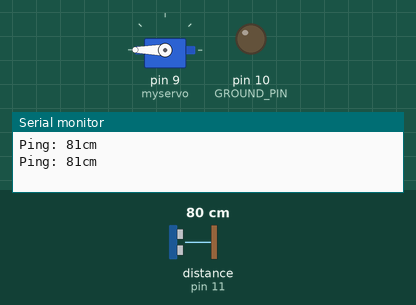
This sketch was run on a simulated Arduino Uno, built with avr-gcc and run on an emulated ATmega328P. Parts: servo, output pins drawn as LEDs (lit = HIGH), the last lines printed to the serial monitor. The inputs (shaded band) are chosen by the test bench; at power-on: distance to the obstacle (sensor on pin 11) 80 cm. The echo pulse lasts 58.3 µs per cm; pins used as bus, display or sensor lines are not drawn.

Above: at 3.8 s.
3.9 s: distance to the obstacle (sensor on pin 11) set to 45 cm
7.8 s: distance to the obstacle (sensor on pin 11) set to 37 cm
At 9.8 s:
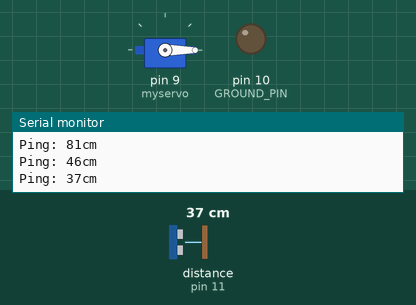
11.7 s: distance to the obstacle (sensor on pin 11) set to 26 cm
15.6 s: distance to the obstacle (sensor on pin 11) set to 21 cm
At 19.2 s:
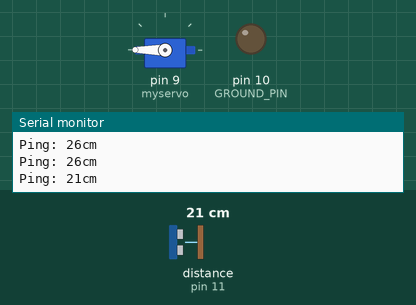
19.5 s: distance to the obstacle (sensor on pin 11) set to 17 cm
23.4 s: distance to the obstacle (sensor on pin 11) set to 12 cm
At 25.2 s:
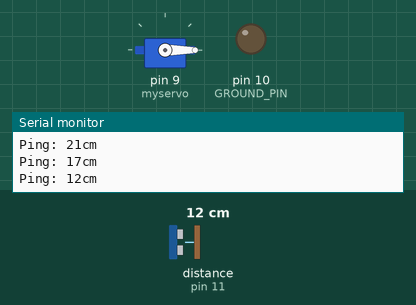
Timing chart, 0 to 26.7 s (numbered marks = the images above; inputs shaded):
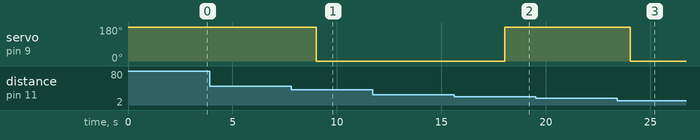

The sketch:

Sonar-Controlled_Servo_edited.ino
```cpp
#include <NewPing.h>      // include the NewPing library for this program
#define VCC_PIN 13
#define TRIGGER_PIN 12    // sonar trigger pin will be attached to Arduino pin 12
#define ECHO_PIN 11       // sonar echo pint will be attached to Arduino pin 11
#define GROUND_PIN 10
#define MAX_DISTANCE 200  // maximum distance set to 200 cm
#include <Servo.h>          // include the servo library for this program
Servo myservo;              // create servo object to control a servo
NewPing sonar(TRIGGER_PIN, ECHO_PIN, MAX_DISTANCE); // initialize NewPing

void setup()                 // do these things once
{
  Serial.begin(9600);        // set data transmission rate to communicate with computer
  pinMode(8, INPUT_PULLUP);  // pin 8 forced to HIGH when there is no external input
  myservo.attach(9);         // attaches the servo on pin 9 to the servo object
  myservo.write(60);         // tells servo to go to 60 degree position

  pinMode(ECHO_PIN, INPUT) ;
  pinMode(TRIGGER_PIN, OUTPUT) ;
  pinMode(GROUND_PIN, OUTPUT);    // tell pin 10 it is going to be an output
  pinMode(VCC_PIN, OUTPUT);       // tell pin 13 it is going to be an output
  digitalWrite(GROUND_PIN, LOW);  // tell pin 10 to output LOW (OV, or ground)
  digitalWrite(VCC_PIN, HIGH) ;   // tell pin 13 to output HIGH (+5V)
}

void loop()                 //do these things forever
{
  int DISTANCE_IN_CM = sonar.ping_cm();   // read the sonar sensor, using a variable
  Serial.print("Ping: ");                 // print “Ping: " on the computer display
  Serial.print(DISTANCE_IN_CM);           // print the value of the variable next
  Serial.println("cm");                   // print "cm" after that, then go to next line

  if ((DISTANCE_IN_CM > 14 && DISTANCE_IN_CM < 24) || (DISTANCE_IN_CM > 40)) // as long as distance is between 14 and 24cm non-inclusive or > 40cm
  {
    myservo.write(240);     // servo position is approxmately at position 170 degrees
  }
  else
  {
    myservo.write(0);       // otherwise, servo position is approximately at position 0 degrees
  }

  delay(3000);              // waits for 3.0 second before re-doing the loop

}
```

Measured:
- the behaviour switches between 41 and 40 cm on distance to the obstacle (sensor on pin 11) (found by bisection; images 0 and 1)
- the behaviour switches between 24 and 23 cm on distance to the obstacle (sensor on pin 11) (found by bisection; images 1 and 2)
- the behaviour switches between 15 and 14 cm on distance to the obstacle (sensor on pin 11) (found by bisection; images 2 and 3)
- after the input at 7.8 s, servo on pin 9 (myservo): 180° → 0° after 1.2 s
- after the input at 15.6 s, servo on pin 9 (myservo): 0° → 180° after 2.4 s
- after the input at 23.4 s, servo on pin 9 (myservo): 180° → 0° after 0.63 s
